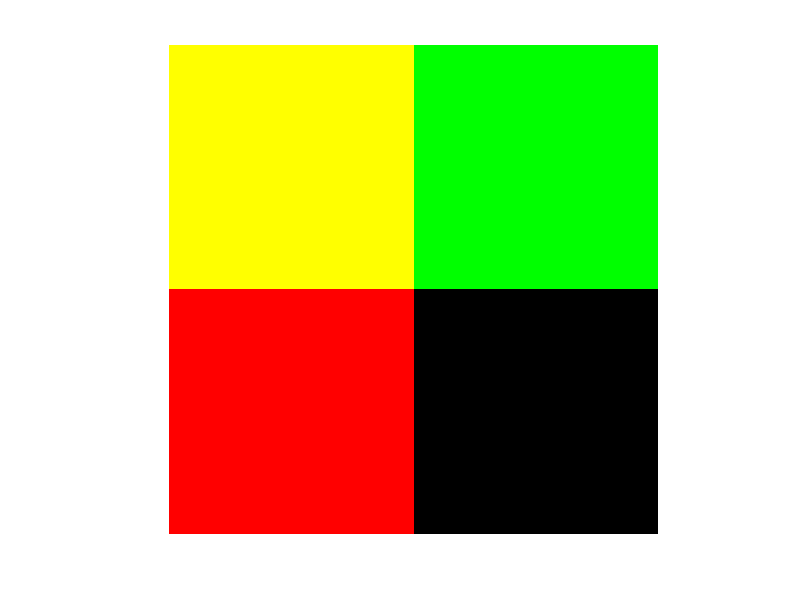

Recreate this plot in MATLAB.
%% Part 1.1
I1 = uint8(100 * ones(1000,1000));
imshow(uint8(I1),[0 255]);

%% Part 1.2
u = repelem([0 255],1,[4 4]);
B = repmat(u,[1000 128]);
imshow(uint8(B),[0 255]);

%% Part 1.3
y = [1:1000];
x = y;
[x,y] = meshgrid(x,y);
Ixy = x./2;
imshow(uint8(Ixy),[0 255]);
 
%% Part 1.4
y = [1:1000];
x = y;
[x, y] = meshgrid(x, y);
I = 255 * exp(-((x-524).^2 + (y-524).^2)/(200^2));
imshow(uint8(I), [0 255]);
 
%% Part 1.5
CI = zeros(1000,1000,3);
CI(1:1000,1:500,1) = 1;   
CI(1:500,1:1000,2) = 1;   
imshow(CI);
